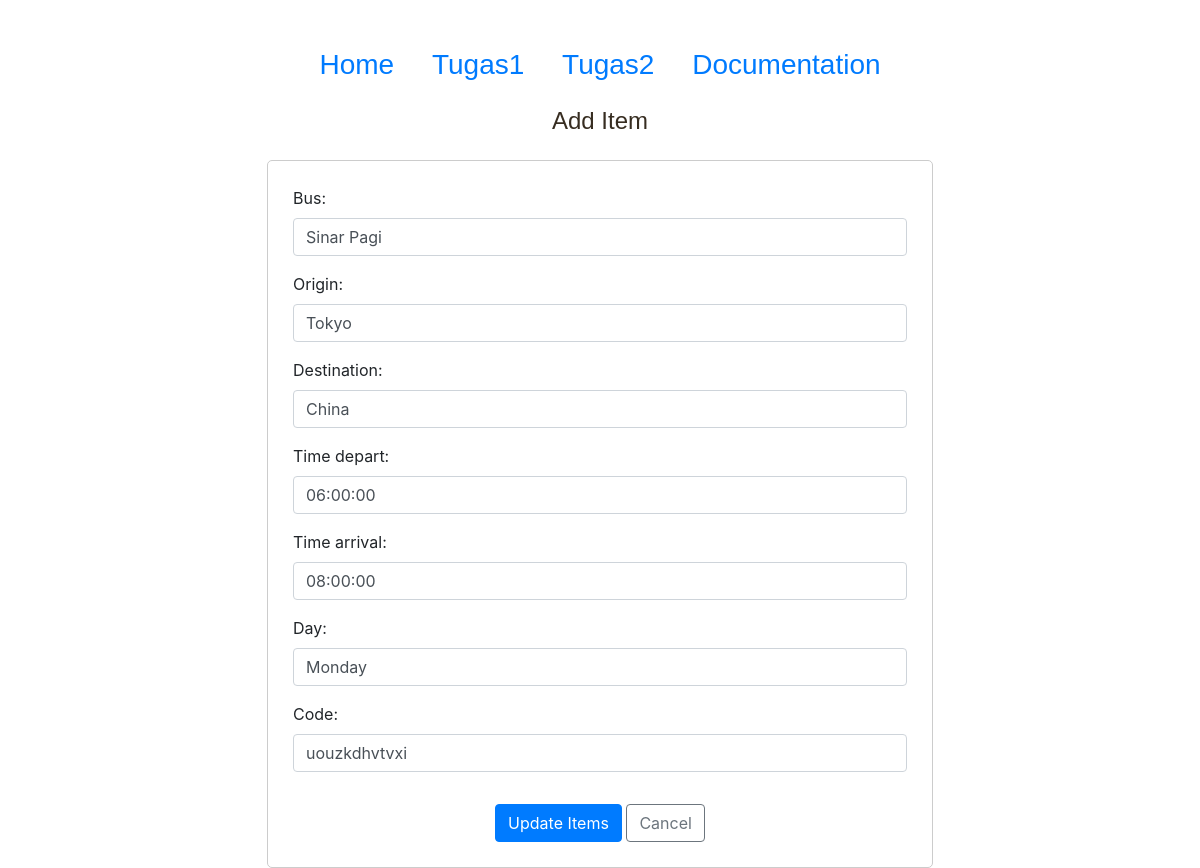
Screenshot of /update_schedule/1/ with the database file from the repository.
### sample2/models.py (models this page shows, shortened)
class Schedule(models.Model):
    bus = models.ForeignKey('Bus', on_delete=models.CASCADE, null=True)
    origin = models.ForeignKey('Station', on_delete=models.CASCADE, null=True, related_name='origin')
    destination = models.ForeignKey('Station', on_delete=models.CASCADE, null=True, related_name='destination')
    time_depart = models.TimeField(auto_now=False, auto_now_add=False)
    time_arrival = models.TimeField(auto_now=False, auto_now_add=False,)
    day = models.CharField(max_length=15,choices=DAY_CHOICES,default='Sunday')
    code = models.SlugField(unique=True, blank=True , null=True)

### sample2/views.py (the view, shortened to what this page needs)
# urls.py: path('update_schedule/<int:pk>/', ScheduleUpdate.as_view(), name='update_schedule'),
class ScheduleUpdate(UpdateView):
    model = Schedule
    fields = '__all__'
    template_name = 'sample/update.html'

### sample2/models.py (called while the page is built)
    def __str__(self):
        return self.name

    def __str__(self):
        return self.name

### sample/templates/sample/update.html (shortened to what this page needs)
{% load widget_tweaks %}
{% load crispy_forms_tags %}
{% load static %}
<!DOCTYPE html>
<html lang="en">
<head>
    <link href="{% static 'css/styles.css' %}" rel="stylesheet">
    <link href="{% static 'css/styles2.css' %}" rel="stylesheet">
    <link href="{% static 'css/bootstrap.css' %}" rel="stylesheet">
</head>
<body>
    <div style="margin-top: 3rem;"class="center container">
        <h3 class="center judul-tabel">
            <a href="{% url 'home' %}">Home</a>
            <a href="{% url 'index' %}">Tugas1</a>
            <a href="{% url 'index2' %}">Tugas2</a>
            <a href="{% url 'documentation' %}">Documentation</a>
        </h3>
    </div>
    <div class="container">
        <h4 class="center judul-tabel">Add Item </h4>
        <form style="margin-left: auto; margin-right: auto;" method="POST" enctype="multipart/form-data" class="luar submitform">
            <fieldset class= "form-group">
                {% for field in form %}
                    {{ field.label_tag }}
                    {% render_field field class="form-border form-control form-group" placeholder=field.label %}
                {% endfor %}
            </fieldset>
            <div style='text-align: center;'>
                <button class="btn btn-primary" type="submit">Update Items</button>
                <a class="btn btn-outline-secondary" href="{% url 'index' %}">Cancel</a>
            </div>
        </form>
    </div>
</body>
</html>

### static/css/styles.css (style rules this page uses)
body, html { width: 100%; height: 100%; }
body, p { color: #372D21; font: 400 0.875rem/1.375rem "Sofia Pro Light", "Open Sans", sans-serif; }
h3 { color: #372D21; font: 700 1.75rem/2.125rem "Poppins", sans-serif; }
h4 { color: #372D21; font: 700 1.375rem/1.75rem "Poppins", sans-serif; }
a { color: #372D21; text-decoration: underline; }
.form-group { position: relative; margin-bottom: 1.25rem; }
select { -webkit-appearance: none; -moz-appearance: none; -ms-appearance: none; -o-appearance: none; appearance: none; background-position: 96% 50%; background-repeat: no-repeat; outline: none; }
input { border:0px solid #000; }
.luar { overflow: hidden; border: 1px solid #ccc; }

### static/css/styles2.css (style rules this page uses)
.center { justify-content: center; align-items: center; }
.submitform { background: white; border-radius: 5px; padding: 25px; margin : 10px; width: 60%; }
.judul-tabel { text-align: center; font-weight: 400; margin-bottom: 25px; margin-top: 25px; }
.form-border { border: 1px solid rgb(207, 207, 207); }
.judul-tabel a { margin-left: 15px; margin-right: 15px; }

### rows the page displays
Schedule: bus "Sinar Pagi" "Tokyo" "China" "06:00:00" "08:00:00" "Monday" "uouzkdhvtvxi"

### other values shown
{{ field.label_tag }} "Bus:" "Origin:" "Destination:" "Time depart:" "Time arrival:" "Day:" "Code:"
